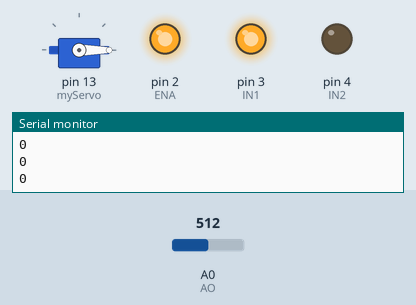
Recording of a sketch running on a simulated Arduino Uno, built with avr-gcc and run on an emulated ATmega328P. On the bench: servo, output pins drawn as LEDs (lit = HIGH), the last lines printed to the serial monitor. The inputs (shaded band) are chosen by the test bench; at power-on: A0 (AO) = 512. Pins used as bus, display or sensor lines are not drawn.

Above: at 1.2 s.
1.3 s: A0 (AO) set to 46
2.8 s: A0 (AO) set to 37
At 4.2 s:
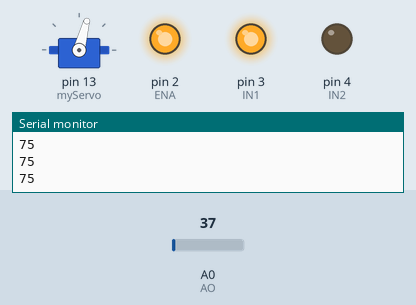
Timing chart, 0 to 5.8 s (numbered marks = the images above; inputs shaded):
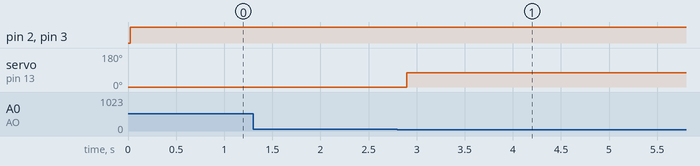

Measured:
- the behaviour switches between 41 and 40 on A0 (AO) (found by bisection; images 0 and 1)
- after the input at 2.8 s, servo on pin 13 (myServo): 0° → 75° after 0.10 s

The sketch:

ver6.ino
```cpp
#include <Servo.h>

Servo myServo;

// Khai bao cac chan cua Linear TSL1401
const int AO = A0;
const int SI = 7;
const int CLK = 6;

int pixel[128];
int angle;
int trang;


void setup(){
  // Thiet Lap cac chan cua Linear TSL1401
  pinMode(AO, INPUT);
  pinMode(CLK, OUTPUT);
  pinMode(SI, OUTPUT);

  // Thiet lap chan cua servo
  myServo.attach(13);

  // Thiet lap chan cua H brid
  pinMode(2, OUTPUT); //ENA
  pinMode(3, OUTPUT); //IN1
  pinMode(4, OUTPUT); //IN2

  Serial.begin(9600);

}

// Doc du lieu tu Linear TSL1401
void Linear_cam(int data[128]){

  digitalWrite(SI, 1);
  digitalWrite(CLK, 1);
  delayMicroseconds(10);
  digitalWrite(SI, 0);
  digitalWrite(CLK, 0);


  for(int i = 0; i < 128; i++){
    digitalWrite(CLK, 1);
    delayMicroseconds(10);
    digitalWrite(CLK, 0);
  }
  digitalWrite(SI, 1);
  digitalWrite(CLK, 1);
  delayMicroseconds(10);
  digitalWrite(SI, 0);
  digitalWrite(CLK, 0);

  for(int i = 0; i < 128; i++){
    digitalWrite(CLK, 1);
    delayMicroseconds(5);
    digitalWrite(CLK, 0);
    pixel[i] = analogRead(AO);
  }
}


void loop(){
  trang = 0;
  Linear_cam (pixel);
  // Dem so luong pixel trang ben trai
  for (int i = 0; i < 128; i++){
    if (pixel[i] > 40){
      trang ++;
    }
  }
  if (trang > 40){
    for (int i = 0; i < 50; i++){
      //Lech ben trai
      if (pixel[i] - pixel[i+2] > 20){
        angle = 45;
        break;
      }
    for (int i = 70; i < 120; i++){
      //Lech ben phai
      if (pixel[i] - pixel[i+3] < -20){
        angle = 115;
        break;}
      }
    }
  }
  if (trang < 10) angle = 75;

  digitalWrite(2, 1);
  digitalWrite(3, 1);
  digitalWrite(4, 0);
  myServo.write(angle);
  Serial.println(angle);
  delay(200);
}
```
